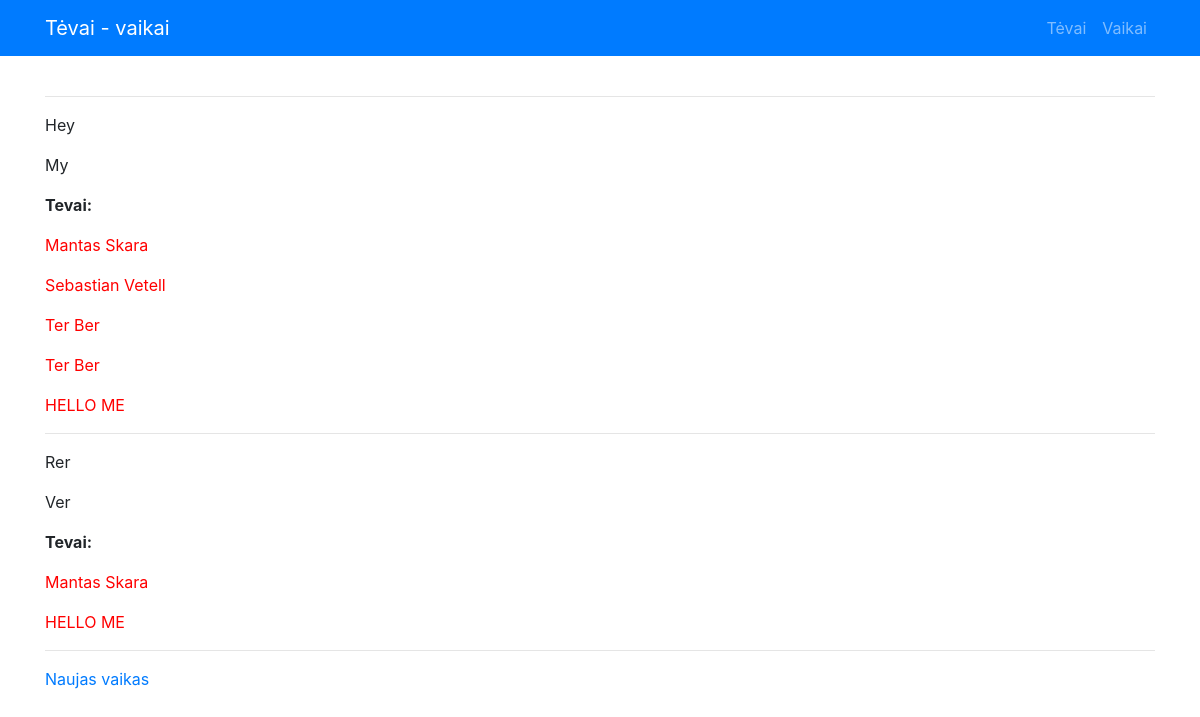
Screenshot of /vaikai with the database file from the repository.
### app.py (models this page shows)
class Vaikas(db.Model):
    __tablename__ = 'vaikas'
    id = db.Column(db.Integer, primary_key=True)
    vardas = db.Column("Vardas", db.String)
    pavarde = db.Column("Pavardė", db.String)
    tevai = db.relationship("Tevas", secondary=association_table,
                         back_populates="vaikai")

class Tevas(db.Model):
    __tablename__ = 'tevas'
    id = db.Column(db.Integer, primary_key=True)
    vardas = db.Column("Vardas", db.String)
    pavarde = db.Column("Pavardė", db.String)
    vaikai = db.relationship("Vaikas", secondary=association_table,
                          back_populates="tevai")

### app.py (the view)
@app.route("/vaikai")
def children():
    try:
        visi_vaikai = Vaikas.query.all()
    except:
        visi_vaikai = []
    return render_template("vaikai.html", visi_vaikai=visi_vaikai)

### templates/vaikai.html
{% extends "base.html" %} {% block content %} {% if visi_vaikai %} {% for vaikas
in visi_vaikai %}
<hr />
<p>{{vaikas.vardas}}</p>
<p>{{vaikas.pavarde}}</p>
{% if vaikas.tevai %}
<p><strong>Tevai:</strong></p>
{% for tevas in vaikas.tevai %}
<p><span style="color:red">{{tevas.vardas}} {{tevas.pavarde}}</span></p>
{% endfor %} {% endif %} {% endfor %} {% endif %}
<hr />
<p><a href="{{ url_for('new_child')}}">Naujas vaikas</a></p>
{% endblock %}

### rows the page displays
Vaikas: vardas "Hey", pavarde "My"
Tevas: vardas "Mantas", pavarde "Skara"
Tevas: vardas "Sebastian", pavarde "Vetell"
Tevas: vardas "Ter", pavarde "Ber"
Tevas: vardas "Ter", pavarde "Ber"
Tevas: vardas "HELLO", pavarde "ME"
Vaikas: vardas "Rer", pavarde "Ver"
